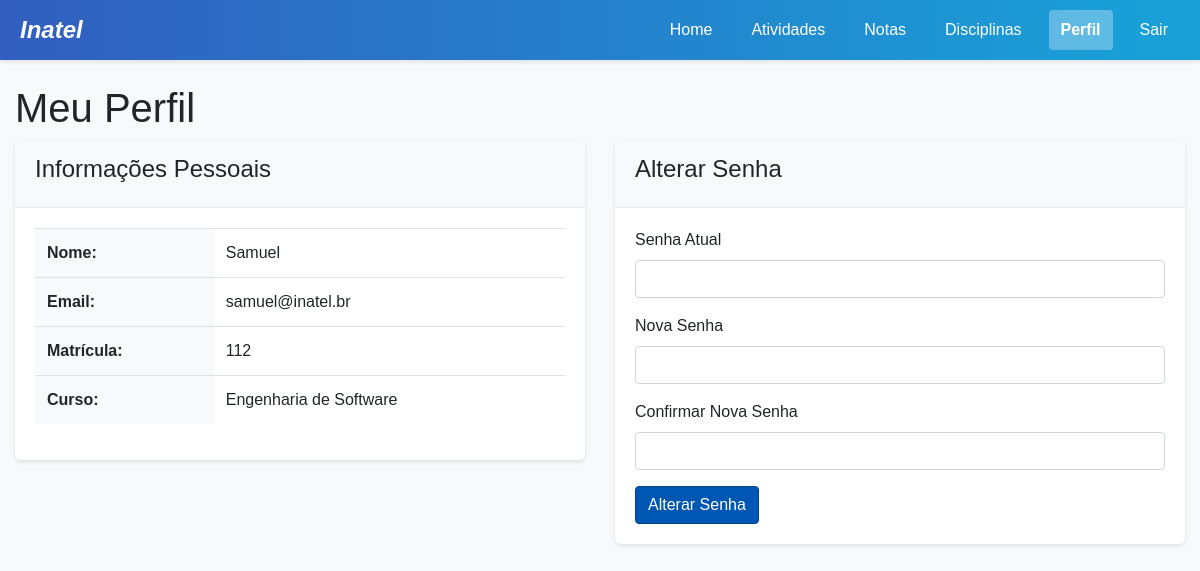
Page /perfil/ (signed in) on the earlier database version.
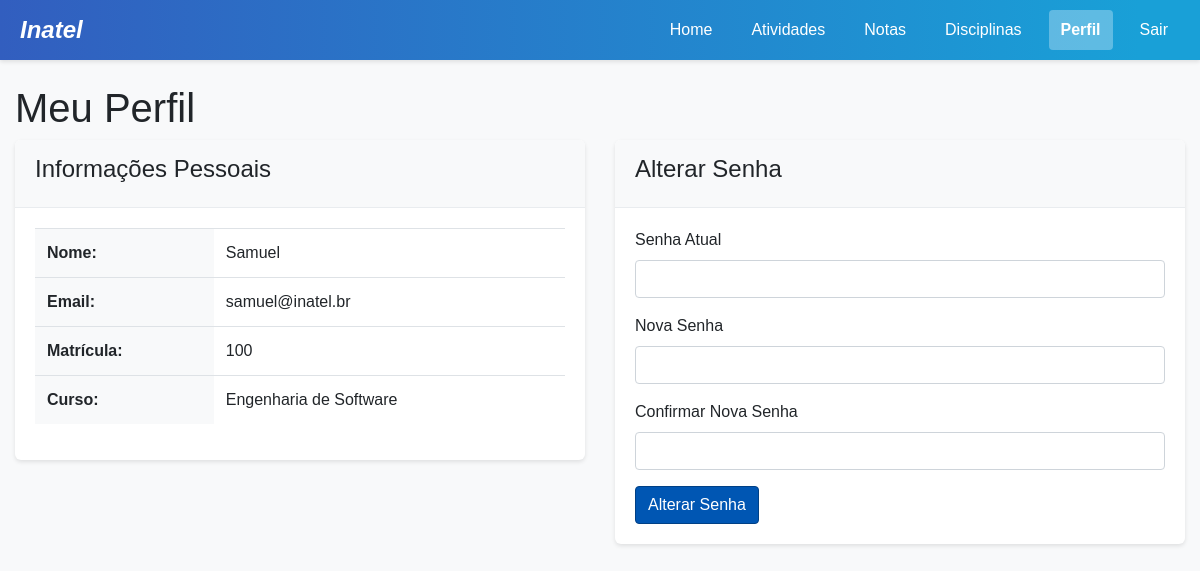
Same page on the later database version.
### project/models.py (models this page shows, shortened)
class Aluno(models.Model):
    idAluno = models.AutoField(primary_key=True)
    nomeAluno = models.CharField(max_length=100)
    emailAluno = models.EmailField(unique=True)
    senhaAluno = models.CharField(max_length=100)
    matricula = models.CharField(max_length=20, unique=True)
    curso = models.ForeignKey(Curso, on_delete=models.CASCADE, related_name='alunos')
    reset_token = models.CharField(max_length=100, null=True, blank=True)

class Curso(models.Model):
    id = models.AutoField(primary_key=True)
    nome = models.CharField(max_length=100)

### project/views.py (the view)
    def wrapper(request, *args, **kwargs):
        if "user_type" not in request.session or "user_id" not in request.session:
            messages.error(
                request, "Você precisa estar logado para acessar esta página."
            )
            return redirect("login")
        user_type = request.session["user_type"]
        user_id = request.session["user_id"]
        try:
            if user_type == "aluno":
                Aluno.objects.get(idAluno=user_id)
            elif user_type == "professor":
                Professor.objects.get(idProfessor=user_id)
            elif user_type == "coordenador":
                Coordenador.objects.get(id=user_id)
            elif user_type == "admin":
                from .models import Admin
                Admin.objects.get(id=user_id)
            else:
                messages.error(request, "Tipo de usuário não reconhecido.")
                request.session.flush()
                return redirect("login")
        except Exception:
            messages.error(
                request,
                "Sua sessão expirou ou é inválida. Por favor, faça login novamente.",
            )
            request.session.flush()
            return redirect("login")
        return view_func(request, *args, **kwargs)

### project/context_processors.py (called while the page is built)
def user_data(request):
    context = {
        'user_type': request.session.get('user_type'),
        'user_id': request.session.get('user_id'),
        'username': request.session.get('username'),
    }
    if 'user_type' in request.session:
        notificacoes = obter_notificacoes_usuario(request)
        context['notificacoes_nao_lidas'] = notificacoes.filter(lida=False)
        context['notificacoes_count'] = context['notificacoes_nao_lidas'].count()
    return context

### project/utils.py (called while the page is built)
def obter_notificacoes_usuario(request):
    from .models import Notificacao, Aluno, Professor, Coordenador, Admin
    user_type = request.session.get('user_type')
    user_id = request.session.get('user_id')
    if not user_type or not user_id:
        return Notificacao.objects.none()
    if user_type == 'aluno':
        return Notificacao.objects.filter(aluno_id=user_id)
    elif user_type == 'professor':
        return Notificacao.objects.filter(professor_id=user_id)
    elif user_type == 'coordenador':
        return Notificacao.objects.filter(coordenador_id=user_id)
    elif user_type == 'admin':
        return Notificacao.objects.filter(admin_id=user_id)
    return Notificacao.objects.none()

### project/templates/perfil.html (shortened to what this page needs)
<!DOCTYPE html>
<html lang="pt-br">
<head>
    {% load static %}
    <link rel="stylesheet" href="https://stackpath.bootstrapcdn.com/bootstrap/4.5.2/css/bootstrap.min.css">
    <link rel="stylesheet" href="{% static 'css/main.css' %}">
</head>
<body>
    {% include '_header.html' %}
    <div class="container mt-4">
        <h1>Meu Perfil</h1>
        <div class="row">
            <div class="col-md-6">
                <div class="card">
                    <div class="card-header">
                        <h4>Informações Pessoais</h4>
                    </div>
                    <div class="card-body">
                        <table class="table">
                            <tbody>
                                {% if user_type == 'aluno' %}
                                    <tr>
                                        <th>Nome:</th>
                                        <td>{{ user_data.nomeAluno }}</td>
                                    </tr>
                                    <tr>
                                        <th>Email:</th>
                                        <td>{{ user_data.emailAluno }}</td>
                                    </tr>
                                    <tr>
                                        <th>Matrícula:</th>
                                        <td>{{ user_data.matricula }}</td>
                                    </tr>
                                    <tr>
                                        <th>Curso:</th>
                                        <td>{{ user_data.curso.nome }}</td>
                                    </tr>
                                {% endif %}
                            </tbody>
                        </table>
                    </div>
                </div>
            </div>
            <div class="col-md-6">
                <div class="card">
                    <div class="card-header">
                        <h4>Alterar Senha</h4>
                    </div>
                    <div class="card-body">
                        <form method="post">
                            <div class="form-group">
                                <label for="current_password">Senha Atual</label>
                                <input type="password" class="form-control" id="current_password" name="current_password" required>
                            </div>
                            <div class="form-group">
                                <label for="new_password">Nova Senha</label>
                                <input type="password" class="form-control" id="new_password" name="new_password" required>
                            </div>
                            <div class="form-group">
                                <label for="confirm_password">Confirmar Nova Senha</label>
                                <input type="password" class="form-control" id="confirm_password" name="confirm_password" required>
                            </div>
                            <button type="submit" class="btn btn-primary">Alterar Senha</button>
                        </form>
                    </div>
                </div>
            </div>
        </div>
    </div>
</body>
</html>

Differences in the rows shown:
changed Aluno "Samuel": matricula "112" → "100"
